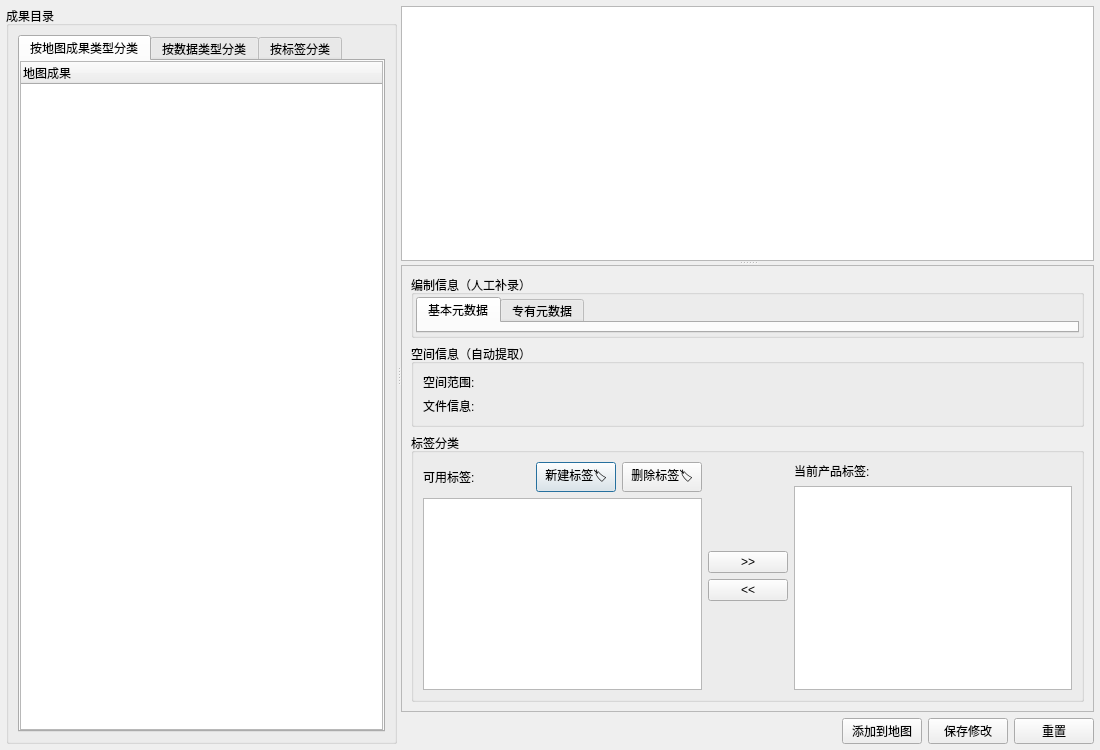
<?xml version="1.0" encoding="UTF-8"?>
<ui version="4.0">
 <class>MetadataManagerDialog</class>
 <widget class="QDialog" name="MetadataManagerDialog">
  <property name="geometry">
   <rect>
    <x>0</x>
    <y>0</y>
    <width>1100</width>
    <height>750</height>
   </rect>
  </property>
  <property name="windowTitle">
   <string>元数据管理</string>
  </property>
  <layout class="QVBoxLayout" name="mainLayout">
   <property name="leftMargin">
    <number>6</number>
   </property>
   <property name="topMargin">
    <number>6</number>
   </property>
   <property name="rightMargin">
    <number>6</number>
   </property>
   <property name="bottomMargin">
    <number>6</number>
   </property>
   <item>
    <widget class="QSplitter" name="mainSplitter">
     <property name="orientation">
      <enum>Qt::Horizontal</enum>
     </property>
     <property name="childrenCollapsible">
      <bool>false</bool>
     </property>
     <widget class="QWidget" name="leftPanel" native="true">
      <property name="minimumSize">
       <size>
        <width>180</width>
        <height>0</height>
       </size>
      </property>
      <layout class="QVBoxLayout" name="leftLayout">
       <property name="leftMargin">
        <number>0</number>
       </property>
       <property name="topMargin">
        <number>0</number>
       </property>
       <property name="rightMargin">
        <number>0</number>
       </property>
       <property name="bottomMargin">
        <number>0</number>
       </property>
       <item>
        <widget class="QGroupBox" name="dirGroup">
         <property name="title">
          <string>成果目录</string>
         </property>
         <layout class="QVBoxLayout" name="dirLayout">
          <item>
           <widget class="QTabWidget" name="mNavTabWidget">
            <property name="currentIndex">
             <number>0</number>
            </property>
            <widget class="QWidget" name="mResultDirTab">
             <attribute name="title">
              <string>按地图成果类型分类</string>
             </attribute>
             <layout class="QVBoxLayout" name="resultDirTabLayout">
              <property name="leftMargin">
               <number>0</number>
              </property>
              <property name="topMargin">
               <number>0</number>
              </property>
              <property name="rightMargin">
               <number>0</number>
              </property>
              <property name="bottomMargin">
               <number>0</number>
              </property>
              <item>
               <widget class="QTreeWidget" name="mResultDirTree">
                <property name="font">
                 <font>
                  <family>微软雅黑</family>
                  <pointsize>9</pointsize>
                 </font>
                </property>
                <property name="rootIsDecorated">
                 <bool>true</bool>
                </property>
                <column>
                 <property name="text">
                  <string>地图成果</string>
                 </property>
                </column>
               </widget>
              </item>
             </layout>
            </widget>
            <widget class="QWidget" name="mDirTab">
             <attribute name="title">
              <string>按数据类型分类</string>
             </attribute>
             <layout class="QVBoxLayout" name="dirTabLayout">
              <property name="leftMargin">
               <number>0</number>
              </property>
              <property name="topMargin">
               <number>0</number>
              </property>
              <property name="rightMargin">
               <number>0</number>
              </property>
              <property name="bottomMargin">
               <number>0</number>
              </property>
              <item>
               <widget class="QTreeWidget" name="mDirectoryTree">
                <property name="minimumSize">
                 <size>
                  <width>0</width>
                  <height>0</height>
                 </size>
                </property>
                <property name="font">
                 <font>
                  <family>微软雅黑</family>
                  <pointsize>9</pointsize>
                 </font>
                </property>
                <property name="rootIsDecorated">
                 <bool>true</bool>
                </property>
                <column>
                 <property name="text">
                  <string>全部成果</string>
                 </property>
                </column>
               </widget>
              </item>
             </layout>
            </widget>
            <widget class="QWidget" name="mTagTab">
             <attribute name="title">
              <string>按标签分类</string>
             </attribute>
             <layout class="QVBoxLayout" name="tagTabLayout">
              <property name="leftMargin">
               <number>0</number>
              </property>
              <property name="topMargin">
               <number>0</number>
              </property>
              <property name="rightMargin">
               <number>0</number>
              </property>
              <property name="bottomMargin">
               <number>0</number>
              </property>
              <item>
               <widget class="QTreeWidget" name="mTagTreeWidget">
                <property name="font">
                 <font>
                  <family>微软雅黑</family>
                  <pointsize>9</pointsize>
                 </font>
                </property>
                <property name="rootIsDecorated">
                 <bool>true</bool>
                </property>
                <column>
                 <property name="text">
                  <string>标签/产品</string>
                 </property>
                </column>
               </widget>
              </item>
             </layout>
            </widget>
           </widget>
          </item>
         </layout>
        </widget>
       </item>
      </layout>
     </widget>
     <widget class="QWidget" name="rightPanel" native="true">
      <layout class="QVBoxLayout" name="rightLayout">
       <property name="leftMargin">
        <number>0</number>
       </property>
       <property name="topMargin">
        <number>0</number>
       </property>
       <property name="rightMargin">
        <number>0</number>
       </property>
       <property name="bottomMargin">
        <number>0</number>
       </property>
       <item>
        <widget class="QSplitter" name="rightSplitter">
         <property name="orientation">
          <enum>Qt::Vertical</enum>
         </property>
         <property name="childrenCollapsible">
          <bool>false</bool>
         </property>
         <widget class="QWidget" name="tablePanel" native="true">
          <layout class="QVBoxLayout" name="tablePanelLayout">
           <property name="leftMargin">
            <number>0</number>
           </property>
           <property name="topMargin">
            <number>0</number>
           </property>
           <property name="rightMargin">
            <number>0</number>
           </property>
           <property name="bottomMargin">
            <number>0</number>
           </property>
           <item>
            <widget class="QTableWidget" name="mProductTable">
             <property name="font">
              <font>
               <family>微软雅黑</family>
               <pointsize>9</pointsize>
              </font>
             </property>
             <property name="editTriggers">
              <set>QAbstractItemView::NoEditTriggers</set>
             </property>
             <property name="selectionMode">
              <enum>QAbstractItemView::SingleSelection</enum>
             </property>
             <property name="selectionBehavior">
              <enum>QAbstractItemView::SelectRows</enum>
             </property>
             <attribute name="horizontalHeaderStretchLastSection">
              <bool>true</bool>
             </attribute>
            </widget>
           </item>
          </layout>
         </widget>
         <widget class="QScrollArea" name="editScroll">
          <property name="widgetResizable">
           <bool>true</bool>
          </property>
          <widget class="QWidget" name="editWidget">
           <property name="geometry">
            <rect>
             <x>0</x>
             <y>0</y>
             <width>653</width>
             <height>419</height>
            </rect>
           </property>
           <layout class="QFormLayout" name="editLayout">
            <item row="0" column="0" colspan="2">
             <widget class="QGroupBox" name="compileGroup">
              <property name="title">
               <string>编制信息（人工补录）</string>
              </property>
              <layout class="QVBoxLayout" name="compileLayout">
               <property name="leftMargin">
                <number>2</number>
               </property>
               <property name="topMargin">
                <number>2</number>
               </property>
               <property name="rightMargin">
                <number>2</number>
               </property>
               <property name="bottomMargin">
                <number>2</number>
               </property>
               <item>
                <widget class="QTabWidget" name="mCompileTabWidget">
                 <property name="currentIndex">
                  <number>0</number>
                 </property>
                 <widget class="QWidget" name="mBasicMetaTab">
                  <attribute name="title">
                   <string>基本元数据</string>
                  </attribute>
                 </widget>
                 <widget class="QWidget" name="mSpecializedMetaTab">
                  <attribute name="title">
                   <string>专有元数据</string>
                  </attribute>
                 </widget>
                </widget>
               </item>
              </layout>
             </widget>
            </item>
            <item row="2" column="0" colspan="2">
             <widget class="QGroupBox" name="spatialGroup">
              <property name="title">
               <string>空间信息（自动提取）</string>
              </property>
              <layout class="QFormLayout" name="spatialLayout">
               <item row="0" column="0">
                <widget class="QLabel" name="spatialInfoTextLabel">
                 <property name="text">
                  <string>空间范围:</string>
                 </property>
                </widget>
               </item>
               <item row="0" column="1">
                <widget class="QLabel" name="mSpatialInfoLabel">
                 <property name="text">
                  <string/>
                 </property>
                 <property name="wordWrap">
                  <bool>true</bool>
                 </property>
                </widget>
               </item>
               <item row="1" column="0">
                <widget class="QLabel" name="fileInfoTextLabel">
                 <property name="text">
                  <string>文件信息:</string>
                 </property>
                </widget>
               </item>
               <item row="1" column="1">
                <widget class="QLabel" name="mFileInfoLabel">
                 <property name="text">
                  <string/>
                 </property>
                 <property name="wordWrap">
                  <bool>true</bool>
                 </property>
                </widget>
               </item>
              </layout>
             </widget>
            </item>
            <item row="3" column="0" colspan="2">
             <widget class="QGroupBox" name="tagGroup">
              <property name="title">
               <string>标签分类</string>
              </property>
              <layout class="QHBoxLayout" name="tagLayout">
               <item>
                <layout class="QVBoxLayout" name="availableTagLayout">
                 <item>
                  <layout class="QHBoxLayout" name="availableTagHeaderLayout">
                   <item>
                    <widget class="QLabel" name="availableTagLabel">
                     <property name="text">
                      <string>可用标签:</string>
                     </property>
                    </widget>
                   </item>
                   <item>
                    <spacer name="availableTagHeaderSpacer">
                     <property name="orientation">
                      <enum>Qt::Horizontal</enum>
                     </property>
                     <property name="sizeHint" stdset="0">
                      <size>
                       <width>40</width>
                       <height>20</height>
                      </size>
                     </property>
                    </spacer>
                   </item>
                   <item>
                    <widget class="QPushButton" name="mNewTagBtn">
                     <property name="maximumSize">
                      <size>
                       <width>16777215</width>
                       <height>16777215</height>
                      </size>
                     </property>
                     <property name="toolTip">
                      <string>新建标签</string>
                     </property>
                     <property name="text">
                      <string>新建标签🏷️</string>
                     </property>
                    </widget>
                   </item>
                   <item>
                    <widget class="QPushButton" name="mDeleteTagBtn">
                     <property name="maximumSize">
                      <size>
                       <width>16777215</width>
                       <height>16777215</height>
                      </size>
                     </property>
                     <property name="toolTip">
                      <string>删除标签</string>
                     </property>
                     <property name="text">
                      <string>删除标签🏷️</string>
                     </property>
                    </widget>
                   </item>
                  </layout>
                 </item>
                 <item>
                  <widget class="QListWidget" name="mTagList">
                   <property name="font">
                    <font>
                     <family>微软雅黑</family>
                     <pointsize>9</pointsize>
                    </font>
                   </property>
                  </widget>
                 </item>
                </layout>
               </item>
               <item>
                <layout class="QVBoxLayout" name="tagBtnLayout">
                 <item>
                  <spacer name="tagTopSpacer">
                   <property name="orientation">
                    <enum>Qt::Vertical</enum>
                   </property>
                   <property name="sizeHint" stdset="0">
                    <size>
                     <width>20</width>
                     <height>40</height>
                    </size>
                   </property>
                  </spacer>
                 </item>
                 <item>
                  <widget class="QPushButton" name="mAddTagBtn">
                   <property name="text">
                    <string>&gt;&gt;</string>
                   </property>
                  </widget>
                 </item>
                 <item>
                  <widget class="QPushButton" name="mRemoveTagBtn">
                   <property name="text">
                    <string>&lt;&lt;</string>
                   </property>
                  </widget>
                 </item>
                 <item>
                  <spacer name="tagBottomSpacer">
                   <property name="orientation">
                    <enum>Qt::Vertical</enum>
                   </property>
                   <property name="sizeHint" stdset="0">
                    <size>
                     <width>20</width>
                     <height>40</height>
                    </size>
                   </property>
                  </spacer>
                 </item>
                </layout>
               </item>
               <item>
                <layout class="QVBoxLayout" name="productTagLayout">
                 <item>
                  <widget class="QLabel" name="productTagLabel">
                   <property name="text">
                    <string>当前产品标签:</string>
                   </property>
                  </widget>
                 </item>
                 <item>
                  <widget class="QListWidget" name="mProductTagList">
                   <property name="font">
                    <font>
                     <family>微软雅黑</family>
                     <pointsize>9</pointsize>
                    </font>
                   </property>
                  </widget>
                 </item>
                </layout>
               </item>
              </layout>
             </widget>
            </item>
           </layout>
          </widget>
         </widget>
        </widget>
       </item>
       <item>
        <layout class="QHBoxLayout" name="btnLayout">
         <item>
          <spacer name="btnSpacer">
           <property name="orientation">
            <enum>Qt::Horizontal</enum>
           </property>
           <property name="sizeHint" stdset="0">
            <size>
             <width>40</width>
             <height>20</height>
            </size>
           </property>
          </spacer>
         </item>
         <item>
          <widget class="QPushButton" name="mAddToMapBtn">
           <property name="toolTip">
            <string>将当前选中的成果加载到 QGIS 地图画布</string>
           </property>
           <property name="text">
            <string>添加到地图</string>
           </property>
          </widget>
         </item>
         <item>
          <widget class="QPushButton" name="mSaveBtn">
           <property name="text">
            <string>保存修改</string>
           </property>
          </widget>
         </item>
         <item>
          <widget class="QPushButton" name="mResetBtn">
           <property name="text">
            <string>重置</string>
           </property>
          </widget>
         </item>
        </layout>
       </item>
      </layout>
     </widget>
    </widget>
   </item>
  </layout>
 </widget>
 <resources/>
 <connections/>
</ui>
